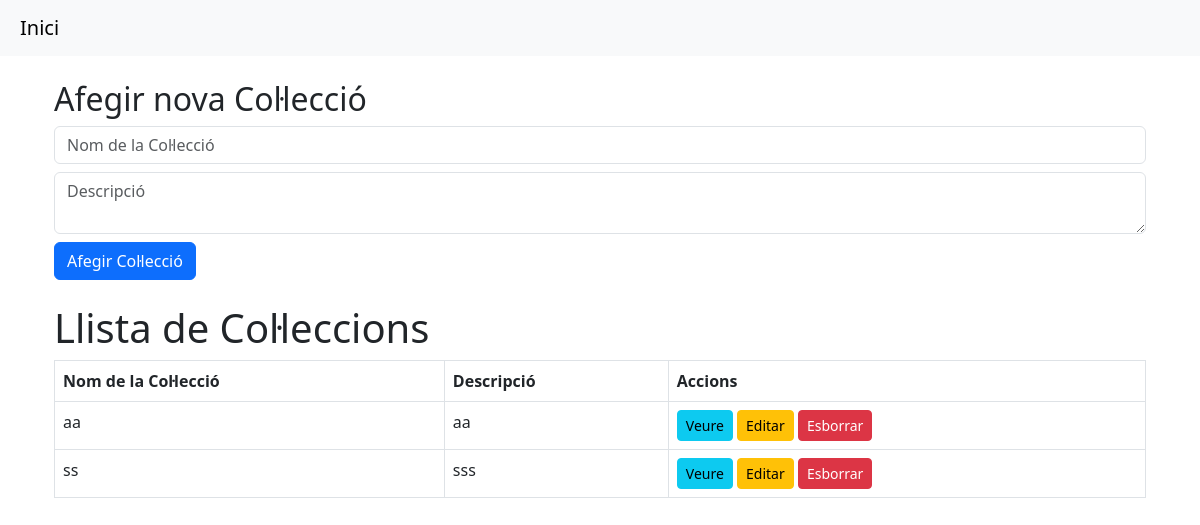
Before: / with the older database file.
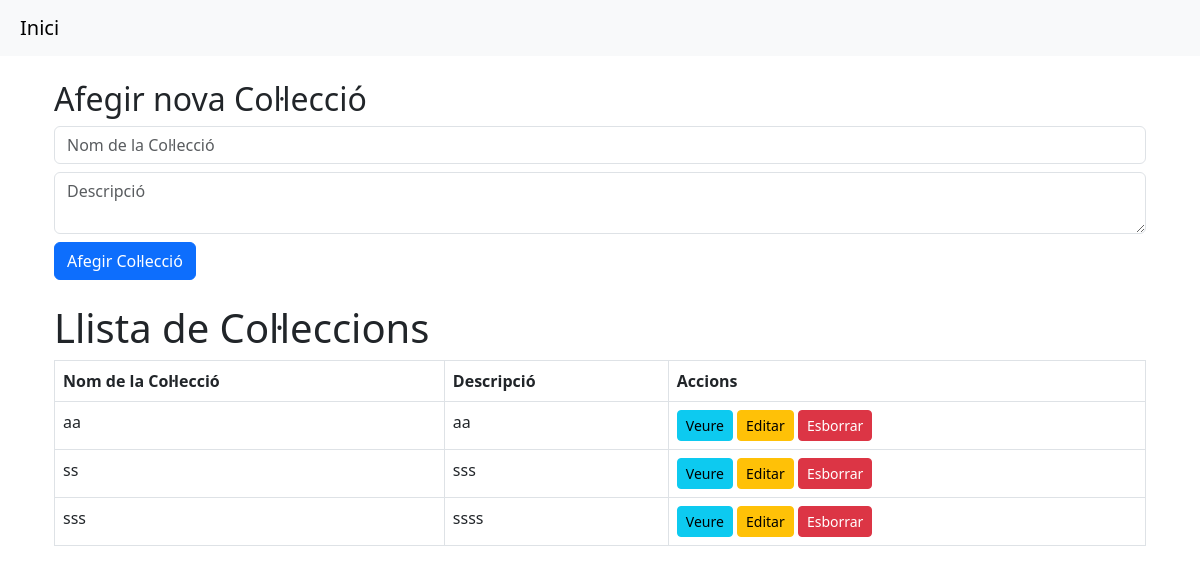
After: the same page with the newer database file.
### models/collection.py (models this page shows)
class Collection(Base):
    __tablename__ = 'collections'
    id = Column(Integer, primary_key=True, index=True)
    name = Column(String, index=True)
    description = Column(String)
    teams = relationship("Team", back_populates="collection", cascade="all, delete-orphan")
    players = relationship("Player", back_populates="collection")  # 🔥 Relació amb Player

### routers/collections.py (the view)
@router.get("/")
def read_collections(request: Request, db: Session = Depends(get_db)):
    collections = get_all_collections(db)
    message = request.session.pop("message", None)
    message_type = request.session.pop("message_type", None)
    return templates.TemplateResponse(
        "index.html",
        {"request": request, "collections": collections, "message": message, "message_type": message_type}
    )

### templates/index.html (shortened to what this page needs)
{% extends "base.html" %}
{% block content %}
<!DOCTYPE html>
<html lang="ca">
<head>
</head>
<body>
    <div class="container mt-4">
        <h2>Afegir nova Col·lecció</h2>
        <form action="/collections/add" method="POST" class="mb-3">
            <input type="text" name="name" class="form-control mb-2" placeholder="Nom de la Col·lecció" required>
            <textarea name="description" class="form-control mb-2" placeholder="Descripció" required></textarea>
            <button type="submit" class="btn btn-primary">Afegir Col·lecció</button>
        </form>
    </div>
    <div class="container mt-4">
        <h1>Llista de Col·leccions</h1>
        <table class="table table-bordered">
            <thead>
                <tr>
                    <th>Nom de la Col·lecció</th>
                    <th>Descripció</th>
                    <th>Accions</th>
                </tr>
            </thead>
            <tbody>
                {% for collection in collections %}
                <tr>
                    <td>{{ collection.name }}</td>
                    <td>{{ collection.description }}</td>
                    <td>
                        <a href="/collections/{{ collection.id }}" class="btn btn-info btn-sm">Veure</a>
                        <a href="/collections/edit/{{ collection.id }}" class="btn btn-warning btn-sm">Editar</a>
                        <form action="/collections/delete/{{ collection.id }}" method="POST" class="d-inline" onsubmit="return confirm('Segur que vols esborrar?');">
                            <button type="submit" class="btn btn-danger btn-sm">Esborrar</button>
                        </form>
                    </td>
                </tr>
                {% endfor %}
            </tbody>
        </table>
    </div>
</body>
{% endblock %}

Changed rows visible on the page:
added Collection: name "sss", description "ssss"
